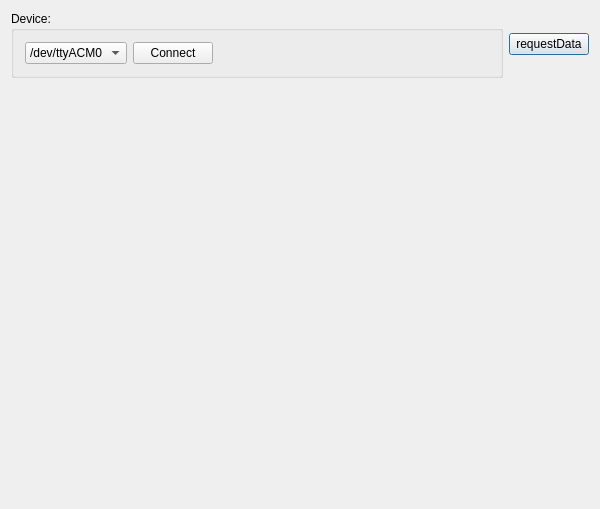
<?xml version="1.0" encoding="UTF-8"?>
<ui version="4.0">
 <class>Dialog</class>
 <widget class="QDialog" name="Dialog">
  <property name="geometry">
   <rect>
    <x>0</x>
    <y>0</y>
    <width>600</width>
    <height>509</height>
   </rect>
  </property>
  <property name="windowTitle">
   <string>RobocommViewer</string>
  </property>
  <layout class="QGridLayout" name="gridLayout">
   <item row="0" column="1">
    <widget class="QPushButton" name="pbRequestData">
     <property name="maximumSize">
      <size>
       <width>100</width>
       <height>16777215</height>
      </size>
     </property>
     <property name="text">
      <string>requestData</string>
     </property>
    </widget>
   </item>
   <item row="3" column="0">
    <layout class="QVBoxLayout" name="verticalLayout_2">
     <item>
      <spacer name="verticalSpacer">
       <property name="orientation">
        <enum>Qt::Vertical</enum>
       </property>
       <property name="sizeHint" stdset="0">
        <size>
         <width>20</width>
         <height>40</height>
        </size>
       </property>
      </spacer>
     </item>
    </layout>
   </item>
   <item row="2" column="0" colspan="2">
    <layout class="QVBoxLayout" name="verticalLayout">
     <item>
      <widget class="QwtPlot" name="qwtPlotAccel">
       <property name="minimumSize">
        <size>
         <width>0</width>
         <height>100</height>
        </size>
       </property>
       <property name="maximumSize">
        <size>
         <width>16777215</width>
         <height>200</height>
        </size>
       </property>
      </widget>
     </item>
     <item>
      <widget class="QwtPlot" name="qwtPlotMag">
       <property name="minimumSize">
        <size>
         <width>0</width>
         <height>100</height>
        </size>
       </property>
       <property name="maximumSize">
        <size>
         <width>16777215</width>
         <height>200</height>
        </size>
       </property>
      </widget>
     </item>
     <item>
      <widget class="QwtPlot" name="qwtPlotGyro">
       <property name="minimumSize">
        <size>
         <width>0</width>
         <height>100</height>
        </size>
       </property>
       <property name="maximumSize">
        <size>
         <width>16777215</width>
         <height>200</height>
        </size>
       </property>
      </widget>
     </item>
    </layout>
   </item>
   <item row="0" column="0">
    <widget class="QGroupBox" name="groupBox">
     <property name="title">
      <string>Device:</string>
     </property>
     <layout class="QHBoxLayout" name="horizontalLayout">
      <item>
       <widget class="QComboBox" name="comboBox">
        <property name="maximumSize">
         <size>
          <width>125</width>
          <height>16777215</height>
         </size>
        </property>
        <item>
         <property name="text">
          <string>/dev/ttyACM0</string>
         </property>
        </item>
       </widget>
      </item>
      <item>
       <widget class="QPushButton" name="pbConnect">
        <property name="maximumSize">
         <size>
          <width>80</width>
          <height>16777215</height>
         </size>
        </property>
        <property name="text">
         <string>Connect</string>
        </property>
        <property name="checkable">
         <bool>true</bool>
        </property>
        <property name="checked">
         <bool>false</bool>
        </property>
       </widget>
      </item>
      <item>
       <spacer name="horizontalSpacer">
        <property name="orientation">
         <enum>Qt::Horizontal</enum>
        </property>
        <property name="sizeHint" stdset="0">
         <size>
          <width>40</width>
          <height>20</height>
         </size>
        </property>
       </spacer>
      </item>
     </layout>
    </widget>
   </item>
  </layout>
 </widget>
 <layoutdefault spacing="6" margin="11"/>
 <customwidgets>
  <customwidget>
   <class>QwtPlot</class>
   <extends>QFrame</extends>
   <header>qwt_plot.h</header>
  </customwidget>
 </customwidgets>
 <resources/>
 <connections/>
</ui>
